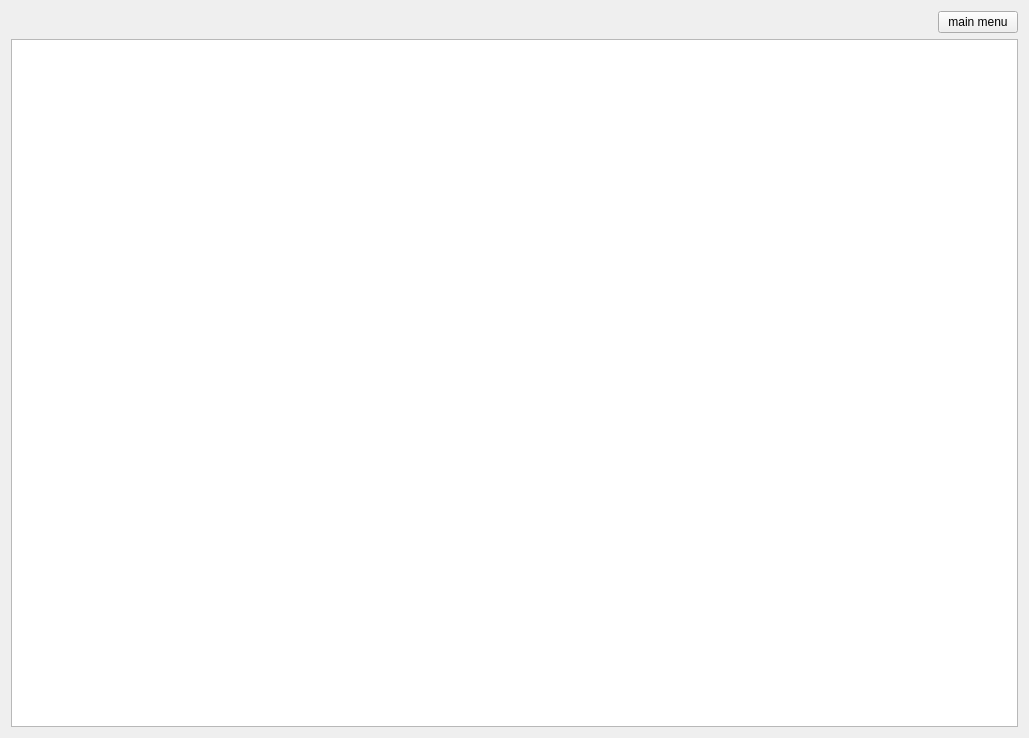
<?xml version="1.0" encoding="UTF-8"?>
<ui version="4.0">
 <class>RemovedProductsWindow</class>
 <widget class="QWidget" name="RemovedProductsWindow">
  <property name="geometry">
   <rect>
    <x>0</x>
    <y>0</y>
    <width>1029</width>
    <height>738</height>
   </rect>
  </property>
  <property name="windowTitle">
   <string>Form</string>
  </property>
  <layout class="QVBoxLayout" name="verticalLayout_2">
   <item>
    <layout class="QVBoxLayout" name="verticalLayout">
     <item>
      <layout class="QHBoxLayout" name="horizontalLayout">
       <item>
        <spacer name="horizontalSpacer">
         <property name="orientation">
          <enum>Qt::Orientation::Horizontal</enum>
         </property>
         <property name="sizeHint" stdset="0">
          <size>
           <width>40</width>
           <height>20</height>
          </size>
         </property>
        </spacer>
       </item>
       <item>
        <widget class="QPushButton" name="menuPushButton">
         <property name="text">
          <string>main menu</string>
         </property>
        </widget>
       </item>
      </layout>
     </item>
     <item>
      <widget class="QTableWidget" name="removedProductsTableWidget"/>
     </item>
    </layout>
   </item>
  </layout>
 </widget>
 <resources/>
 <connections/>
</ui>
